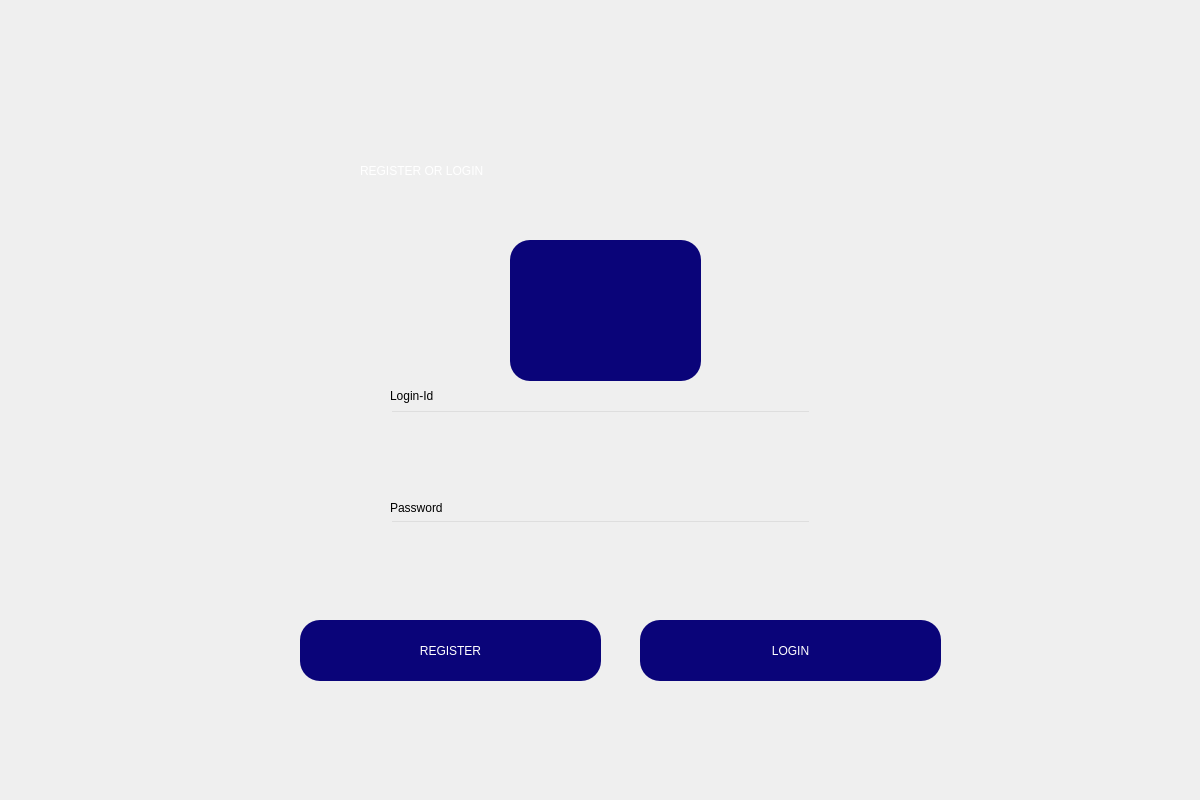
<?xml version="1.0" encoding="UTF-8"?>
<ui version="4.0">
 <class>Dialog</class>
 <widget class="QDialog" name="Dialog">
  <property name="geometry">
   <rect>
    <x>0</x>
    <y>0</y>
    <width>1200</width>
    <height>800</height>
   </rect>
  </property>
  <property name="windowTitle">
   <string>Dialog</string>
  </property>
  <widget class="QWidget" name="bgwidget" native="true">
   <property name="geometry">
    <rect>
     <x>0</x>
     <y>0</y>
     <width>1201</width>
     <height>801</height>
    </rect>
   </property>
   <widget class="QLabel" name="bglabel">
    <property name="geometry">
     <rect>
      <x>0</x>
      <y>0</y>
      <width>1201</width>
      <height>801</height>
     </rect>
    </property>
    <property name="text">
     <string/>
    </property>
    <property name="pixmap">
     <pixmap>cool-background.png</pixmap>
    </property>
    <property name="scaledContents">
     <bool>true</bool>
    </property>
   </widget>
   <widget class="QLabel" name="label_2">
    <property name="geometry">
     <rect>
      <x>360</x>
      <y>140</y>
      <width>511</width>
      <height>61</height>
     </rect>
    </property>
    <property name="styleSheet">
     <string notr="true">font: 36pt &quot;MS Sans Serif&quot;;color:rgb(255, 255, 255)
</string>
    </property>
    <property name="text">
     <string>REGISTER OR LOGIN</string>
    </property>
   </widget>
   <widget class="QPushButton" name="login">
    <property name="geometry">
     <rect>
      <x>640</x>
      <y>620</y>
      <width>301</width>
      <height>61</height>
     </rect>
    </property>
    <property name="styleSheet">
     <string notr="true">border-radius:20px;
font: 75 18pt &quot;MS Shell Dlg 2&quot;; 
color: rgb(255, 255, 255);
background-color:rgb(10, 4, 121)</string>
    </property>
    <property name="text">
     <string>LOGIN</string>
    </property>
   </widget>
   <widget class="QLabel" name="label">
    <property name="geometry">
     <rect>
      <x>400</x>
      <y>10</y>
      <width>391</width>
      <height>131</height>
     </rect>
    </property>
    <property name="text">
     <string/>
    </property>
    <property name="pixmap">
     <pixmap>bestbanklogo-removebg-preview.png</pixmap>
    </property>
    <property name="scaledContents">
     <bool>false</bool>
    </property>
   </widget>
   <widget class="QLineEdit" name="user_name">
    <property name="geometry">
     <rect>
      <x>390</x>
      <y>410</y>
      <width>421</width>
      <height>51</height>
     </rect>
    </property>
    <property name="styleSheet">
     <string notr="true">background-color:rgba(0,0,0,0);
font: 14pt &quot;MS Shell Dlg 2&quot;;

</string>
    </property>
    <property name="text">
     <string/>
    </property>
   </widget>
   <widget class="QLineEdit" name="password">
    <property name="geometry">
     <rect>
      <x>390</x>
      <y>520</y>
      <width>421</width>
      <height>51</height>
     </rect>
    </property>
    <property name="styleSheet">
     <string notr="true">background-color:rgba(0,0,0,0);
font: 14pt &quot;MS Shell Dlg 2&quot;;</string>
    </property>
   </widget>
   <widget class="QLabel" name="label_3">
    <property name="geometry">
     <rect>
      <x>390</x>
      <y>385</y>
      <width>71</width>
      <height>21</height>
     </rect>
    </property>
    <property name="styleSheet">
     <string notr="true">
font: 10pt &quot;Tw Cen MT&quot;;</string>
    </property>
    <property name="text">
     <string>Login-Id</string>
    </property>
   </widget>
   <widget class="QPushButton" name="faceid">
    <property name="geometry">
     <rect>
      <x>510</x>
      <y>240</y>
      <width>191</width>
      <height>141</height>
     </rect>
    </property>
    <property name="styleSheet">
     <string notr="true">background-color:rgb(10, 4, 121);
border-radius:20px;</string>
    </property>
    <property name="text">
     <string/>
    </property>
    <property name="icon">
     <iconset>
      <normaloff>image (1).png</normaloff>image (1).png</iconset>
    </property>
    <property name="iconSize">
     <size>
      <width>120</width>
      <height>120</height>
     </size>
    </property>
   </widget>
   <widget class="QLabel" name="label_4">
    <property name="geometry">
     <rect>
      <x>390</x>
      <y>500</y>
      <width>71</width>
      <height>16</height>
     </rect>
    </property>
    <property name="styleSheet">
     <string notr="true">
font: 10pt &quot;Tw Cen MT&quot;;</string>
    </property>
    <property name="text">
     <string>Password</string>
    </property>
   </widget>
   <widget class="QPushButton" name="register_2">
    <property name="geometry">
     <rect>
      <x>300</x>
      <y>620</y>
      <width>301</width>
      <height>61</height>
     </rect>
    </property>
    <property name="styleSheet">
     <string notr="true">border-radius:20px;
font: 75 18pt &quot;MS Shell Dlg 2&quot;; 
color: rgb(255, 255, 255);
background-color:rgb(10, 4, 121)</string>
    </property>
    <property name="text">
     <string>REGISTER</string>
    </property>
   </widget>
   <widget class="QLabel" name="error">
    <property name="geometry">
     <rect>
      <x>390</x>
      <y>580</y>
      <width>361</width>
      <height>21</height>
     </rect>
    </property>
    <property name="styleSheet">
     <string notr="true">
font: 10pt &quot;Tw Cen MT&quot;;color:blue;</string>
    </property>
    <property name="text">
     <string/>
    </property>
   </widget>
  </widget>
 </widget>
 <resources/>
 <connections/>
</ui>
